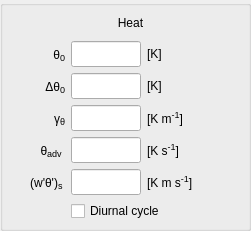
     <widget class="QGroupBox" name="heat_group">
      <property name="geometry">
       <rect>
        <x>10</x>
        <y>190</y>
        <width>251</width>
        <height>231</height>
       </rect>
      </property>
      <property name="title">
       <string/>
      </property>
      <widget class="QWidget" name="gridLayoutWidget_2">
       <property name="geometry">
        <rect>
         <x>10</x>
         <y>10</y>
         <width>241</width>
         <height>211</height>
        </rect>
       </property>
       <layout class="QGridLayout" name="heat_grid" columnstretch="1,0,1" columnminimumwidth="50,0,90">
        <property name="sizeConstraint">
         <enum>QLayout::SetMinimumSize</enum>
        </property>
        <item row="1" column="0">
         <widget class="QLabel" name="label_heat_theta">
          <property name="sizePolicy">
           <sizepolicy hsizetype="Fixed" vsizetype="Preferred">
            <horstretch>0</horstretch>
            <verstretch>0</verstretch>
           </sizepolicy>
          </property>
          <property name="minimumSize">
           <size>
            <width>55</width>
            <height>0</height>
           </size>
          </property>
          <property name="maximumSize">
           <size>
            <width>55</width>
            <height>16777215</height>
           </size>
          </property>
          <property name="toolTip">
           <string/>
          </property>
          <property name="text">
           <string>&lt;html&gt;θ&lt;span style=&quot; font-size:14px; vertical-align:sub;&quot;&gt;0&lt;/span&gt;&lt;/html&gt;</string>
          </property>
          <property name="alignment">
           <set>Qt::AlignRight|Qt::AlignTrailing|Qt::AlignVCenter</set>
          </property>
         </widget>
        </item>
        <item row="2" column="0">
         <widget class="QLabel" name="label_heat_dtheta">
          <property name="sizePolicy">
           <sizepolicy hsizetype="Fixed" vsizetype="Preferred">
            <horstretch>0</horstretch>
            <verstretch>0</verstretch>
           </sizepolicy>
          </property>
          <property name="minimumSize">
           <size>
            <width>55</width>
            <height>0</height>
           </size>
          </property>
          <property name="maximumSize">
           <size>
            <width>55</width>
            <height>16777215</height>
           </size>
          </property>
          <property name="toolTip">
           <string/>
          </property>
          <property name="text">
           <string>&lt;html&gt;Δθ&lt;span style=&quot; font-size:14px; vertical-align:sub;&quot;&gt;0&lt;/span&gt;&lt;/html&gt;</string>
          </property>
          <property name="alignment">
           <set>Qt::AlignRight|Qt::AlignTrailing|Qt::AlignVCenter</set>
          </property>
         </widget>
        </item>
        <item row="3" column="0">
         <widget class="QLabel" name="label_heat_gammatheta">
          <property name="sizePolicy">
           <sizepolicy hsizetype="Fixed" vsizetype="Preferred">
            <horstretch>0</horstretch>
            <verstretch>0</verstretch>
           </sizepolicy>
          </property>
          <property name="minimumSize">
           <size>
            <width>55</width>
            <height>0</height>
           </size>
          </property>
          <property name="maximumSize">
           <size>
            <width>55</width>
            <height>16777215</height>
           </size>
          </property>
          <property name="toolTip">
           <string/>
          </property>
          <property name="text">
           <string>&lt;html&gt;γ&lt;span style=&quot; font-size:14px; vertical-align:sub;&quot;&gt;θ&lt;/span&gt;&lt;/html&gt;</string>
          </property>
          <property name="alignment">
           <set>Qt::AlignRight|Qt::AlignTrailing|Qt::AlignVCenter</set>
          </property>
         </widget>
        </item>
        <item row="1" column="1">
         <widget class="QLineEdit" name="input_heat_theta">
          <property name="sizePolicy">
           <sizepolicy hsizetype="Fixed" vsizetype="Expanding">
            <horstretch>0</horstretch>
            <verstretch>0</verstretch>
           </sizepolicy>
          </property>
          <property name="minimumSize">
           <size>
            <width>70</width>
            <height>0</height>
           </size>
          </property>
          <property name="maximumSize">
           <size>
            <width>70</width>
            <height>16777215</height>
           </size>
          </property>
          <property name="toolTip">
           <string>initial mixed-layer potential temperature</string>
          </property>
          <property name="text">
           <string/>
          </property>
          <property name="alignment">
           <set>Qt::AlignRight|Qt::AlignTrailing|Qt::AlignVCenter</set>
          </property>
         </widget>
        </item>
        <item row="2" column="1">
         <widget class="QLineEdit" name="input_heat_dtheta">
          <property name="sizePolicy">
           <sizepolicy hsizetype="Fixed" vsizetype="Expanding">
            <horstretch>0</horstretch>
            <verstretch>0</verstretch>
           </sizepolicy>
          </property>
          <property name="minimumSize">
           <size>
            <width>70</width>
            <height>0</height>
           </size>
          </property>
          <property name="maximumSize">
           <size>
            <width>70</width>
            <height>16777215</height>
           </size>
          </property>
          <property name="toolTip">
           <string>initial temperature jump at h</string>
          </property>
          <property name="text">
           <string/>
          </property>
          <property name="alignment">
           <set>Qt::AlignRight|Qt::AlignTrailing|Qt::AlignVCenter</set>
          </property>
         </widget>
        </item>
        <item row="3" column="1">
         <widget class="QLineEdit" name="input_heat_gammatheta">
          <property name="sizePolicy">
           <sizepolicy hsizetype="Fixed" vsizetype="Expanding">
            <horstretch>0</horstretch>
            <verstretch>0</verstretch>
           </sizepolicy>
          </property>
          <property name="minimumSize">
           <size>
            <width>70</width>
            <height>0</height>
           </size>
          </property>
          <property name="maximumSize">
           <size>
            <width>70</width>
            <height>16777215</height>
           </size>
          </property>
          <property name="toolTip">
           <string>free atmosphere potential temperature lapse rate</string>
          </property>
          <property name="text">
           <string/>
          </property>
          <property name="alignment">
           <set>Qt::AlignRight|Qt::AlignTrailing|Qt::AlignVCenter</set>
          </property>
         </widget>
        </item>
        <item row="5" column="0">
         <widget class="QLabel" name="label_heat_wtheta">
          <property name="sizePolicy">
           <sizepolicy hsizetype="Fixed" vsizetype="Preferred">
            <horstretch>0</horstretch>
            <verstretch>0</verstretch>
           </sizepolicy>
          </property>
          <property name="minimumSize">
           <size>
            <width>55</width>
            <height>0</height>
           </size>
          </property>
          <property name="maximumSize">
           <size>
            <width>55</width>
            <height>16777215</height>
           </size>
          </property>
          <property name="toolTip">
           <string/>
          </property>
          <property name="text">
           <string>&lt;html&gt;(w'θ')&lt;span style=&quot; font-size:14px; vertical-align:sub;&quot;&gt;s &lt;/span&gt;&lt;/html&gt;</string>
          </property>
          <property name="alignment">
           <set>Qt::AlignRight|Qt::AlignTrailing|Qt::AlignVCenter</set>
          </property>
         </widget>
        </item>
        <item row="5" column="1">
         <widget class="QLineEdit" name="input_heat_wtheta">
          <property name="sizePolicy">
           <sizepolicy hsizetype="Fixed" vsizetype="Expanding">
            <horstretch>0</horstretch>
            <verstretch>0</verstretch>
           </sizepolicy>
          </property>
          <property name="minimumSize">
           <size>
            <width>70</width>
            <height>0</height>
           </size>
          </property>
          <property name="maximumSize">
           <size>
            <width>70</width>
            <height>16777215</height>
           </size>
          </property>
          <property name="toolTip">
           <string>surface kinematic heat flux</string>
          </property>
          <property name="text">
           <string/>
          </property>
          <property name="alignment">
           <set>Qt::AlignRight|Qt::AlignTrailing|Qt::AlignVCenter</set>
          </property>
         </widget>
        </item>
        <item row="1" column="2">
         <widget class="QLabel" name="unitlabel_heat_theta">
          <property name="toolTip">
           <string/>
          </property>
          <property name="text">
           <string>&lt;html&gt;[K]&lt;/html&gt;</string>
          </property>
          <property name="alignment">
           <set>Qt::AlignLeading|Qt::AlignLeft|Qt::AlignVCenter</set>
          </property>
         </widget>
        </item>
        <item row="2" column="2">
         <widget class="QLabel" name="unitlabel_heat_dtheta">
          <property name="toolTip">
           <string/>
          </property>
          <property name="text">
           <string>&lt;html&gt;[K]&lt;/html&gt;</string>
          </property>
          <property name="alignment">
           <set>Qt::AlignLeading|Qt::AlignLeft|Qt::AlignVCenter</set>
          </property>
         </widget>
        </item>
        <item row="3" column="2">
         <widget class="QLabel" name="unitlabel_heat_gammatheta">
          <property name="toolTip">
           <string/>
          </property>
          <property name="text">
           <string>&lt;html&gt;[K m&lt;span style=&quot;font-size: 14px; vertical-align:super;&quot;&gt;-1&lt;/span&gt;]&lt;/html&gt;</string>
          </property>
          <property name="alignment">
           <set>Qt::AlignLeading|Qt::AlignLeft|Qt::AlignVCenter</set>
          </property>
         </widget>
        </item>
        <item row="5" column="2">
         <widget class="QLabel" name="unitlabel_heat_wtheta">
          <property name="toolTip">
           <string/>
          </property>
          <property name="text">
           <string>&lt;html&gt;[K m s&lt;span style=&quot;font-size: 14px; vertical-align:super;&quot;&gt;-1&lt;/span&gt;]&lt;/html&gt;</string>
          </property>
          <property name="alignment">
           <set>Qt::AlignLeading|Qt::AlignLeft|Qt::AlignVCenter</set>
          </property>
         </widget>
        </item>
        <item row="6" column="1" colspan="2">
         <widget class="QCheckBox" name="sw_wtheta">
          <property name="acceptDrops">
           <bool>true</bool>
          </property>
          <property name="toolTip">
           <string>Use a diurnal cycle with period T for the surface fluxes</string>
          </property>
          <property name="text">
           <string>Diurnal cycle</string>
          </property>
         </widget>
        </item>
        <item row="0" column="0" colspan="3">
         <widget class="QLabel" name="label_heat">
          <property name="minimumSize">
           <size>
            <width>0</width>
            <height>25</height>
           </size>
          </property>
          <property name="maximumSize">
           <size>
            <width>16777215</width>
            <height>25</height>
           </size>
          </property>
          <property name="text">
           <string>Heat</string>
          </property>
          <property name="alignment">
           <set>Qt::AlignCenter</set>
          </property>
         </widget>
        </item>
        <item row="4" column="1">
         <widget class="QLineEdit" name="input_heat_advtheta">
          <property name="sizePolicy">
           <sizepolicy hsizetype="Fixed" vsizetype="Expanding">
            <horstretch>0</horstretch>
            <verstretch>0</verstretch>
           </sizepolicy>
          </property>
          <property name="minimumSize">
           <size>
            <width>70</width>
            <height>0</height>
           </size>
          </property>
          <property name="maximumSize">
           <size>
            <width>70</width>
            <height>16777215</height>
           </size>
          </property>
          <property name="toolTip">
           <string>advection of heat</string>
          </property>
          <property name="text">
           <string/>
          </property>
          <property name="alignment">
           <set>Qt::AlignRight|Qt::AlignTrailing|Qt::AlignVCenter</set>
          </property>
         </widget>
        </item>
        <item row="4" column="0">
         <widget class="QLabel" name="label_heat_advtheta">
          <property name="sizePolicy">
           <sizepolicy hsizetype="Fixed" vsizetype="Preferred">
            <horstretch>0</horstretch>
            <verstretch>0</verstretch>
           </sizepolicy>
          </property>
          <property name="minimumSize">
           <size>
            <width>55</width>
            <height>0</height>
           </size>
          </property>
          <property name="maximumSize">
           <size>
            <width>55</width>
            <height>16777215</height>
           </size>
          </property>
          <property name="toolTip">
           <string/>
          </property>
          <property name="text">
           <string>&lt;html&gt;θ&lt;span style=&quot; font-size:14px; vertical-align:sub;&quot;&gt;adv&lt;/span&gt;&lt;/html&gt;
</string>
          </property>
          <property name="alignment">
           <set>Qt::AlignRight|Qt::AlignTrailing|Qt::AlignVCenter</set>
          </property>
         </widget>
        </item>
        <item row="4" column="2">
         <widget class="QLabel" name="unitlabel_heat_advtheta">
          <property name="toolTip">
           <string/>
          </property>
          <property name="text">
           <string>&lt;html&gt;[K s&lt;span style=&quot;font-size: 14px; vertical-align:super;&quot;&gt;-1&lt;/span&gt;]&lt;/html&gt;</string>
          </property>
          <property name="alignment">
           <set>Qt::AlignLeading|Qt::AlignLeft|Qt::AlignVCenter</set>
          </property>
         </widget>
        </item>
       </layout>
      </widget>
     </widget>
